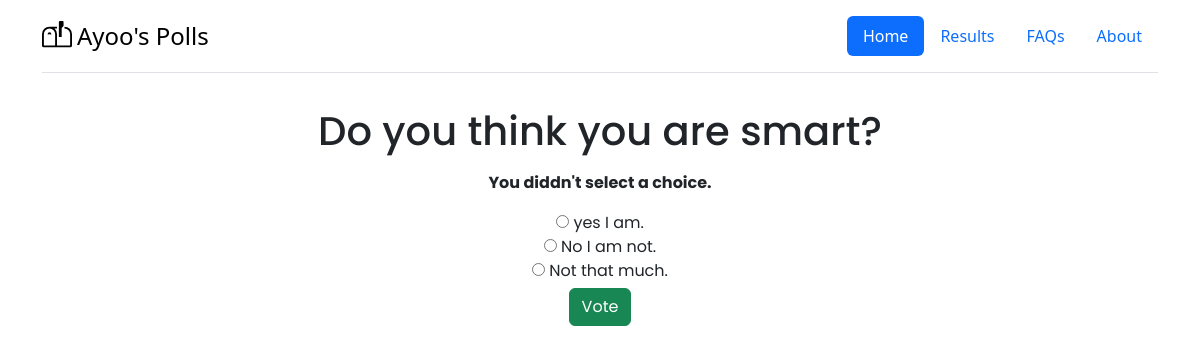
Page /Polls/3/votes/ on the committed database.
### polls/models.py (models this page shows, shortened)
class Question(models.Model):
    question_text = models.CharField(max_length=200)
    pub_date = models.DateTimeField("Published date")

class Choice(models.Model):
    question = models.ForeignKey(Question, on_delete=models.CASCADE)
    choice_text = models.CharField(max_length=200)
    votes = models.IntegerField(default=0)

### polls/views.py (the view)
# urls.py: path("<int:question_id>/votes/", views.vote, name="vote")
def vote(request, question_id):
    question = get_object_or_404(Question, pk=question_id)
    try:
        selected_choice = question.choice_set.get(pk=request.POST["choice"])
    except (KeyError, Choice.DoesNotExist):
        return render(request, "polls/detail.html", {
            "question": question,
            "error_message": "You diddn't select a choice."
        })
    else:
        selected_choice.votes += 1
        selected_choice.save()
        return HttpResponseRedirect(reverse("polls:results", args=(question.id,)))

### polls/templates/polls/detail.html (shortened to what this page needs)
{% extends 'polls/layout.html' %}
{% load static %}
{% block head %}
    <link rel="stylesheet" href="{% static 'polls/detail.css' %}">
{% endblock head %}
{% block body %}
<div class="container info-details" >
    <form action="{% url 'polls:vote' question.id %}" method="POST">
        <fieldset>
            <legend>
                <h1> {{question.question_text}} </h1>
            </legend>
                {% if error_message %}
                    <p><strong> {{error_message}} </strong></p>
                {% endif %}
                {% for choice in question.choice_set.all %}
                    <input type="radio" name="choice" id="choice{{forloop.counter}}" value="{{choice.id}} ">
                    <label for="choice{{forloop.counter}}"> {{choice.choice_text}} </label><br>
                {% endfor %}
        </fieldset>
        <input type="submit" value="Vote" class="btn btn-success" style="margin-top: 5px;">
    </form>
</div>
{% endblock body %}

### polls/static/polls/detail.css (style rules this page uses)
.info-details { font-family: "Poppins"; text-align: center; padding: 10px; }

### rows in the picture
Question: question_text "Do you think you are smart?"
Choice: choice_text "yes I am."
Choice: choice_text "No I am not."
Choice: choice_text "Not that much."

### other values in the picture
{{ error_message }} "You diddn't select a choice."
